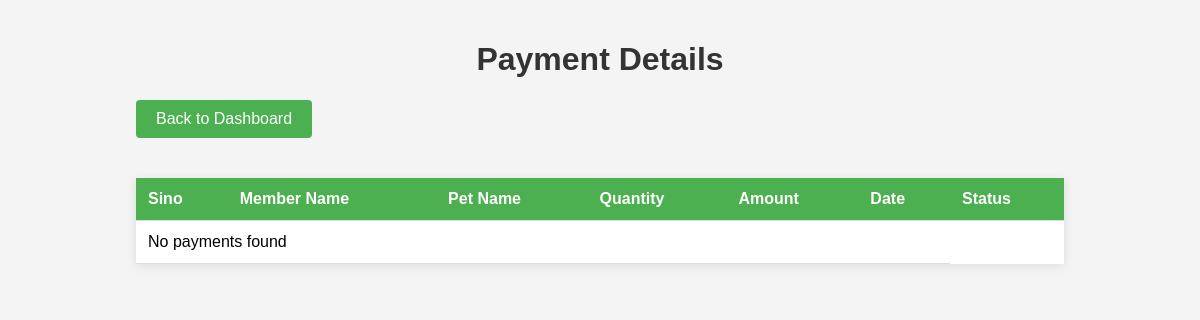
The page /view_payments/ on the database as committed earlier.
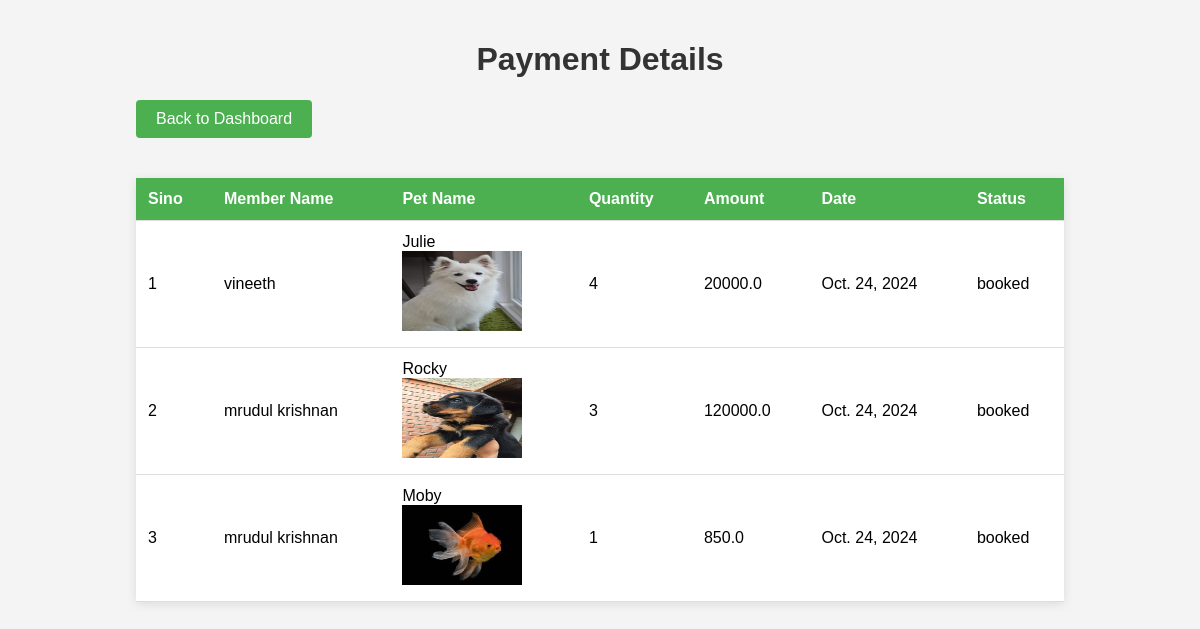
The same page on the database as committed later.
### pet_app/models.py (models this page shows)
class BookingDetails(models.Model):
    Quantity = models.IntegerField()
    Status = models.CharField(max_length=30)
    PET = models.ForeignKey(Pet, on_delete=models.CASCADE)
    BOOK = models.ForeignKey(BookingTable, on_delete=models.CASCADE)

class BookingTable(models.Model):
    Date = models.DateField()
    Status = models.CharField(max_length=20)
    Total = models.FloatField()
    USER = models.ForeignKey(User, on_delete=models.CASCADE)

class User(AbstractUser):
    is_admin = models.BooleanField(default=False, verbose_name="Is admin")
    is_staff = models.BooleanField(default=False, verbose_name="Is Staff")
    is_customer = models.BooleanField(default=False, verbose_name="Is Customer")
    is_boy = models.BooleanField(default=False, verbose_name="Is Delivery Boy")
    name = models.CharField(max_length=100,null=True, blank=True)
    mobile = models.IntegerField(null=True, blank=True)
    Address = models.TextField(null=True, blank=True)
    email = models.EmailField(max_length=20,null=True, blank=True)
    role = models.CharField(max_length=20,null=True, blank=True)
    photo = models.ImageField(upload_to='profile/',null=True, blank=True)

class Pet(models.Model):
    name = models.CharField(max_length=100,null=False)
    category = models.ForeignKey(Category,on_delete=models.CASCADE)
    pic = models.ImageField(upload_to='pet/',null=False)
    price = models.DecimalField(max_digits=10,decimal_places=2,null=True,blank=True)
    description =models.CharField(max_length=300,null=False)
    breed=models.CharField(max_length=200,null=False)
    color=models.CharField(max_length=100,null=False)
    stock_level=models.IntegerField(null=False)
    age=models.CharField(max_length=100,null=False)
    vaccination = models.CharField(max_length=300,null=True)

### pet_app/views.py (the view)
# urls.py: path('view_payments/', views.view_payments, name="view_payments"),
def view_payments(request):
    booking_obj = BookingDetails.objects.filter(BOOK__Status="Paid")
    print("&&&&&&&&&&&&&&&&", booking_obj)
    return render(request, "administrator/view_payments.html", {'payments': booking_obj})

### templates/administrator/view_payments.html (shortened to what this page needs)
<!DOCTYPE html>
<html lang="en">
<head>
</head>
<body>
    <div class="container">
        <h1>Payment Details</h1>
        <a href="/adm_home" class="btn-back">Back to Dashboard</a>
        <table>
            <thead>
                <tr>
                    <th>Sino</th>
                    <th>Member Name</th>
                    <th>Pet Name</th>
                    <th>Quantity</th>
                    <th>Amount</th>
                    <th>Date</th>
                    <th>Status</th>
                </tr>
            </thead>
            <tbody>
                {% for payment in payments %}
                <tr>
                    <td>{{ forloop.counter }}</td>
                    <td>{{ payment.BOOK.USER.name }}</td>
                    <td>{{ payment.PET.name }}<br>
                        <img src="{{payment.PET.pic.url}}" alt="error" width="120" height="80">
                    </td>
                    <td>{{ payment.Quantity }}</td>
                    <td>{{ payment.BOOK.Total }}</td>
                    <td>{{ payment.BOOK.Date }}</td>
                    <td>{{ payment.Status }}</td>
                </tr>
                {% empty %}
                <tr>
                    <td colspan="6">No payments found</td>
                </tr>
                {% endfor %}
            </tbody>
        </table>
    </div>
</body>
</html>

### templates/administrator/view_payments.html (style rules this page uses)
body { font-family: Arial, sans-serif; background-color: #f4f4f4; margin: 0; padding: 20px; }
h1 { text-align: center; color: #333; }
table { width: 100%; border-collapse: collapse; margin: 20px 0; background-color: white; box-shadow: 0 2px 10px rgba(0, 0, 0, 0.1); }
th, td { padding: 12px; text-align: left; border-bottom: 1px solid #ddd; }
th { background-color: #4CAF50; color: white; }
.container { width: 80%; margin: auto; }
.btn-back { background-color: #4CAF50; color: white; padding: 10px 20px; text-decoration: none; border-radius: 4px; display: inline-block; margin-bottom: 20px; }

Rows that differ between the two databases and show on the page:
added BookingDetails: BOOK.USER.name "vineeth", PET.name "Julie", PET.pic (picture), Quantity "4", BOOK.Total "20000.0", BOOK.Date "Oct. 24, 2024", Status "booked"
added BookingDetails: BOOK.USER.name "mrudul krishnan", PET.name "Rocky", PET.pic (picture), Quantity "3", BOOK.Total "120000.0", BOOK.Date "Oct. 24, 2024", Status "booked"
added BookingDetails: BOOK.USER.name "mrudul krishnan", PET.name "Moby", PET.pic (picture), Quantity "1", BOOK.Total "850.0", BOOK.Date "Oct. 24, 2024", Status "booked"
Other text that changed with them:
text no longer shown: "No payments found"
